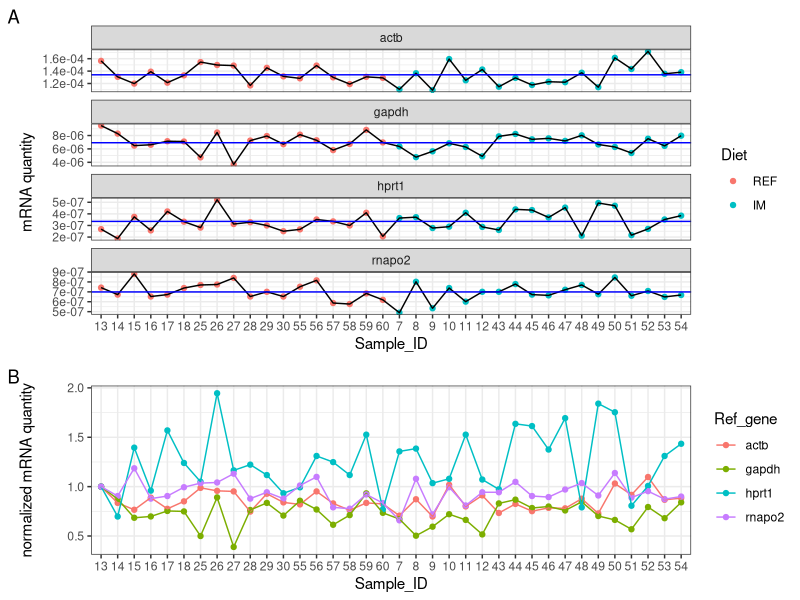
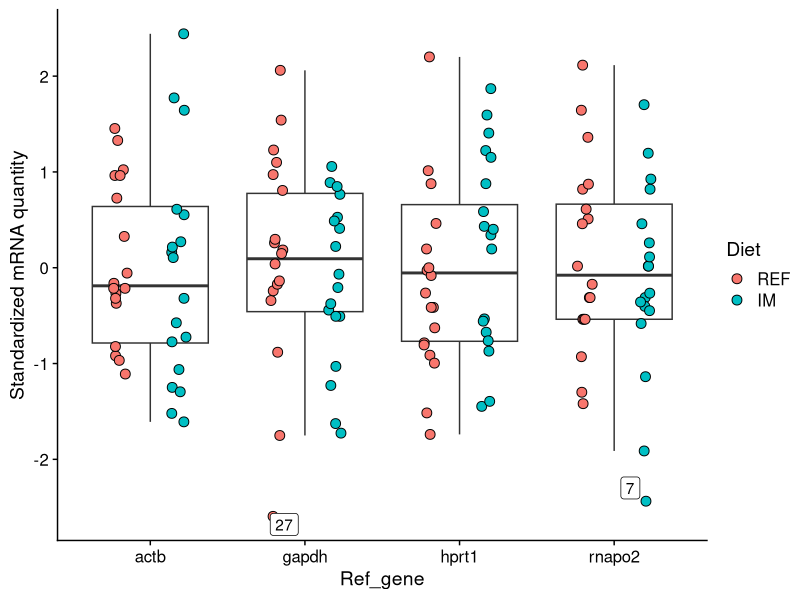
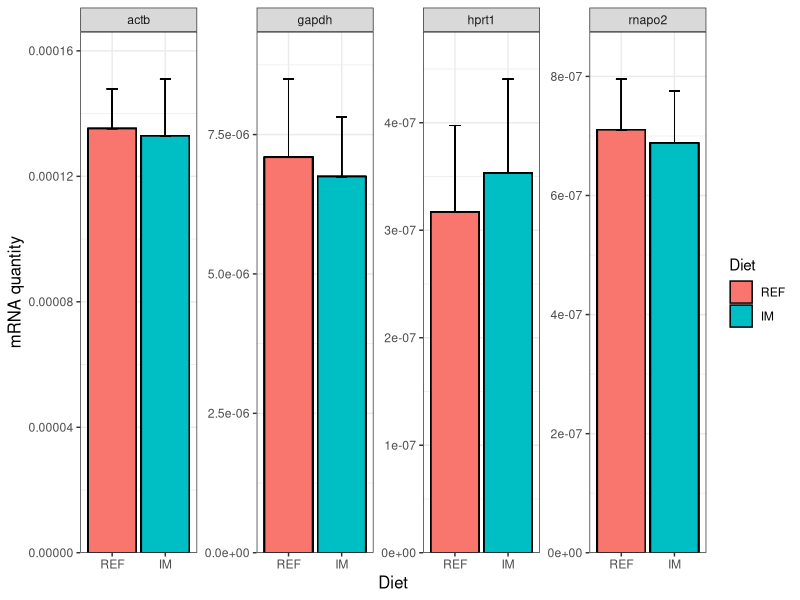
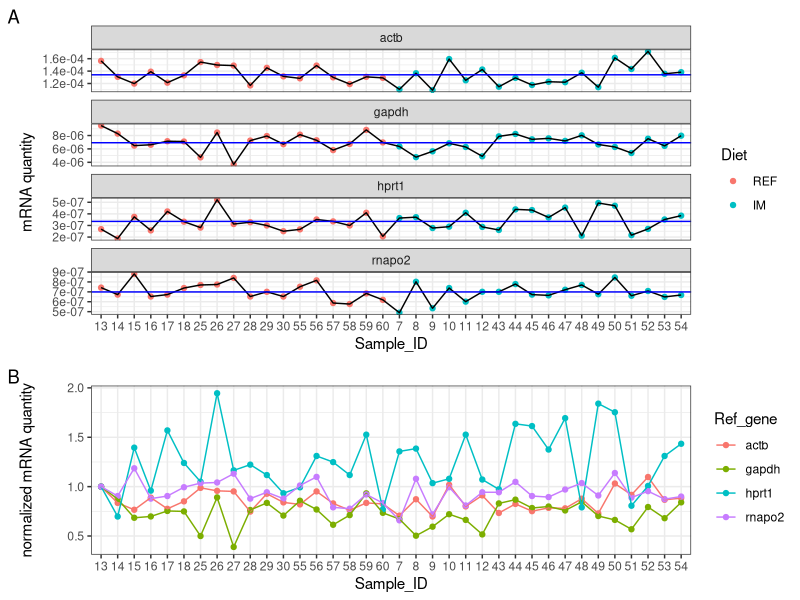
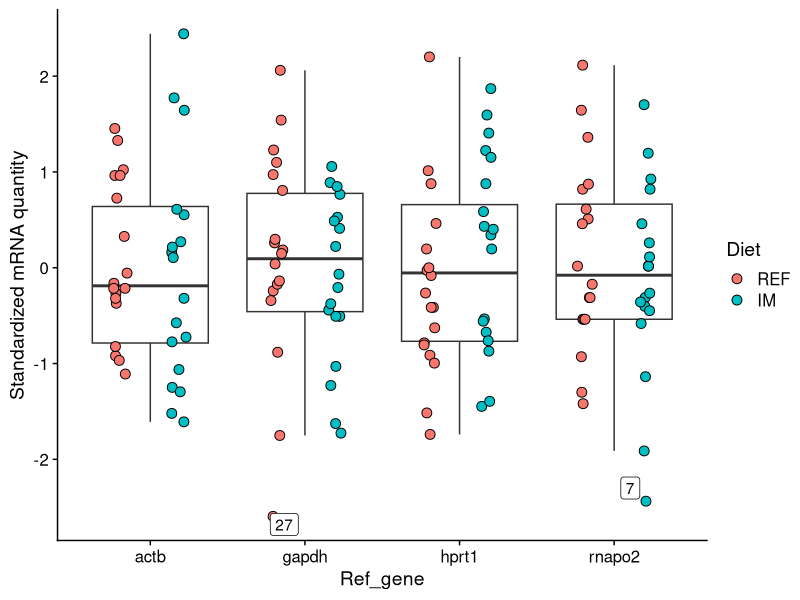
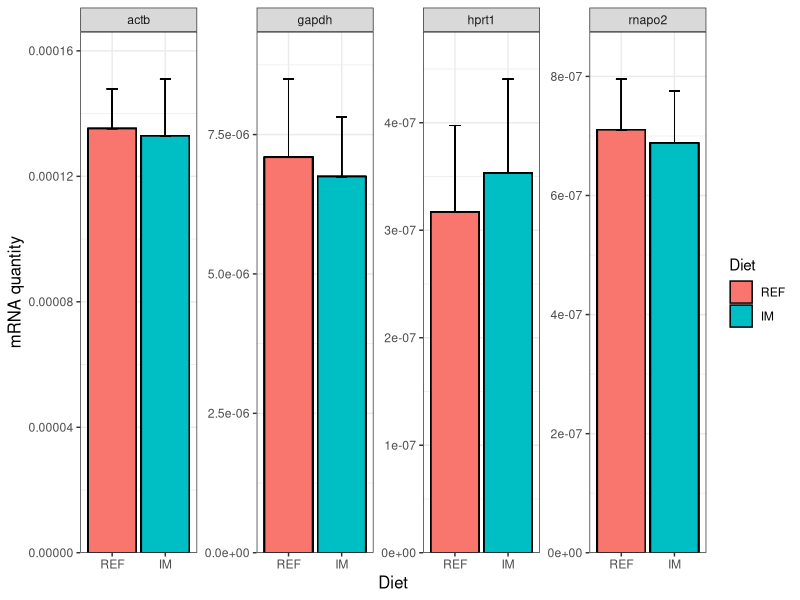
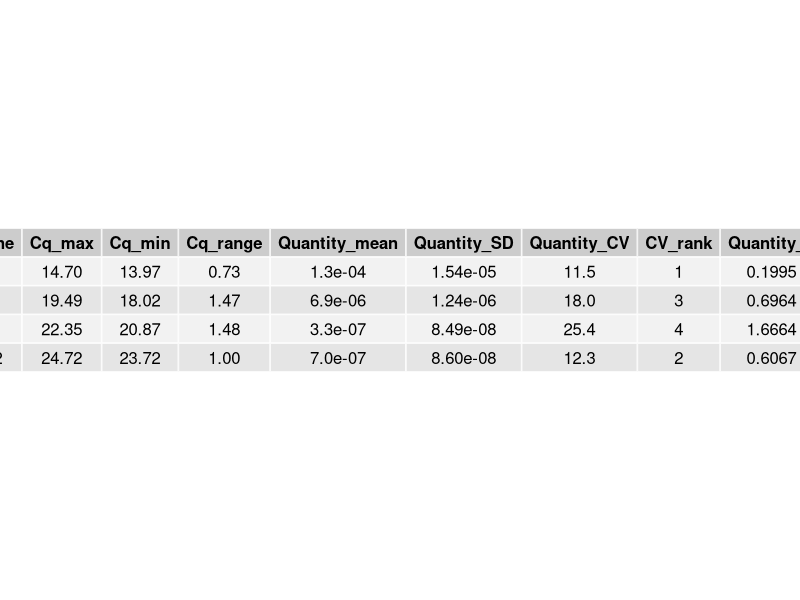

The R source for these figures, in order: (Note: this script raises an error after producing the figures.)
library(tidyverse) # tidy, manipulate and plot data
library(broom) # tidy statistical outputs
library(cowplot) #  a ggplot2 add-on to provide a publication-ready theme  

# Import and tidy data #########################################################
df <- read_csv("data/clean_data/AqFl2_qPCR_ref_DI.csv", col_names = T, na = "") 
               
head(df, n = 20L)
str(df)

# Tidy data and calculate new variables
df <- df %>% 
  arrange(Ref_gene, desc(Diet)) %>% 
  mutate(Quantity = `^`(PE, -Cq)) %>% # calculate mRNA quantity. PE: primer efficiency
  group_by(Ref_gene, Diet)  %>%
  mutate(Mean = mean(Quantity), SD = sd(Quantity)) %>% # calculate average mRNA quantity per diet and its sd
  ungroup() %>%
  group_by(Ref_gene) %>%
  mutate(Quantity_std = scale(Quantity), # standardize mRNA quantity of each reference gene
         Quantity_nm = Quantity / Quantity[1]) # normalize mRNA quantity of each reference gene to the first sample

# Exploratory analysis #########################################################
# Convert character to factor, specifying the desired orders to be shown on plots
df$Diet <- factor(df$Diet, levels = c("REF", "IM"))
df$Sample_ID <- factor(df$Sample_ID, levels = unique(df$Sample_ID)) # use the exact order of Sample_ID column

# Point diagram ----------------------------------------------------------------
# make a dataframe containing the grand mean of mRNA quantity per reference gene
gm <- df %>% 
  group_by(Ref_gene) %>%
  summarize(gmean = mean(Quantity))

# make point diagram 
# Show individual expression profile
p1 <- df %>% 
  ggplot(aes(x = Sample_ID, y = Quantity, group = 1)) +
  geom_point(aes(color = Diet)) +
  geom_line() +
  facet_wrap(~ Ref_gene, ncol = 1, scales = "free_y") +
  labs(y = "mRNA quantity", tag = "A") +
  scale_y_continuous(labels = scales::scientific) + 
  theme_bw() +
  geom_hline(aes(yintercept = gmean), gm, color = "blue") # The blue line shows the grand mean.

# Show normalized expression levels of the 4 reference genes in one plot
p2 <- df %>% 
  ggplot(aes(x = Sample_ID, y = Quantity_nm, color = Ref_gene)) +
  geom_point() +
  geom_line(aes(group = Ref_gene)) +
  labs(y = "normalized mRNA quantity", tag = "B") +
  theme_bw() +
  scale_fill_brewer(palette = "Dark2") 

# Combine the plots
plot_grid(p1, p2, ncol = 1, align = "v", rel_heights = c(3, 2))

ggsave('analysis/exploratory_analysis/qPCR_ref_DI_pointDiagram.pdf', 
       units = "in", 
       dpi = 300,
       height = 10,
       width = 8)

# Boxplot ----------------------------------------------------------------------
# convert Sample_ID as character, otherwise ggrepel won't work properly
df$Sample_ID <- as.character(df$Sample_ID)

# Define a function for identifying outliers
is_outlier <- function(x) {
  x < quantile(x, 0.25) - 1.5 * IQR(x) | x > quantile(x, 0.75) + 1.5 * IQR(x)
}

# Set seed to make jitter points reproducible
set.seed(1910)

# Make boxplot using standardized mRNA quantity
df %>% 
  group_by(Ref_gene) %>%
  mutate(outlier = is_outlier(Quantity_std)) %>%
  ggplot(aes(x = Ref_gene, y = Quantity_std, 
             label = ifelse(outlier, Sample_ID, NA))) +
  geom_boxplot(outlier.shape = NA) +
  geom_point(aes(fill = Diet), size = 3, shape = 21, 
             position = position_jitterdodge(0.2)) +
  ggrepel::geom_label_repel() + # label outliers with Sample_ID
  ylab("Standardized mRNA quantity") +
  theme_cowplot()

ggsave('analysis/exploratory_analysis/qPCR_ref_DI_boxPlot.pdf', 
       units = "in", dpi = 300)

# Barplot ----------------------------------------------------------------------
df %>%
  ggplot(aes(x = Diet, y =  Mean, fill = Diet)) +
  geom_bar(stat = "identity", position = position_dodge(), colour = "black") +
  geom_errorbar(aes(ymin = Mean, ymax = Mean + SD), size = 0.3, width = 0.2) + # add error bar (sd)
  facet_wrap(~ Ref_gene, nrow = 1, scales = "free_y") +
  scale_y_continuous(limits = c(0, NA), 
                     expand = expand_scale(mult = c(0, 0.1))) + 
  ylab("mRNA quantity") +
  theme_bw() +
  theme(axis.title.x = element_text(size = 12),
        axis.title.y = element_text(size = 12))

ggsave('analysis/exploratory_analysis/qPCR_ref_DI_barPlot.pdf', 
       units = "in", dpi = 300)

# Rank reference genes by coefficient of variation and F statistic #############
# Calculate coefficient of variance (cv), measuring overall stability of reference genes across all the samples
cv <- df %>% 
  group_by(Ref_gene) %>%
  summarize(Cq_max = max(Cq), 
            Cq_min = min(Cq), 
            Cq_range = max(Cq) - min(Cq), 
            Quantity_mean = mean(Quantity), 
            Quantity_SD = sd(Quantity),
            Quantity_CV = 100 * Quantity_SD / Quantity_mean) %>%
  mutate(CV_rank = dense_rank(Quantity_CV)) %>% # rank reference genes by CV
  arrange(Ref_gene)

# Calculate F-statistic, measuring reference gene stability across experimental treatments
F_stat <- df %>% 
  group_by(Ref_gene) %>% 
  do(tidy(aov(Quantity ~ Diet, data = .))) %>% # run ANOVA for each reference gene and tidy statistical outputs
  na.omit() %>%
  select(Ref_gene, statistic) %>%
  rename(Quantity_F = statistic) %>%
  as.data.frame() %>%
  mutate(F_rank = dense_rank(Quantity_F)) %>% # rank reference genes by F statistic
  arrange(Ref_gene) 

# Summary 
smr <- full_join(cv, F_stat, by = "Ref_gene")

# Format digits
smr$Quantity_mean <- formatC(smr$Quantity_mean, format = "e", digits = 1)
smr$Quantity_SD <- formatC(smr$Quantity_SD, format = "e", digits = 2)
smr$Quantity_CV <- formatC(smr$Quantity_CV, format = "f", digits = 1)
smr$Quantity_F <- formatC(smr$Quantity_F, format = "f", digits = 4)

# Export summary table
pdf('results/reference_gene_ranks/ref_gene_rank_DI.pdf', width = 12)
gridExtra::grid.table(smr)
dev.off()

# Get session info
writeLines(capture.output(sessionInfo()), "analysis/code/qPCR_ref_DI_sessionInfo.txt")
